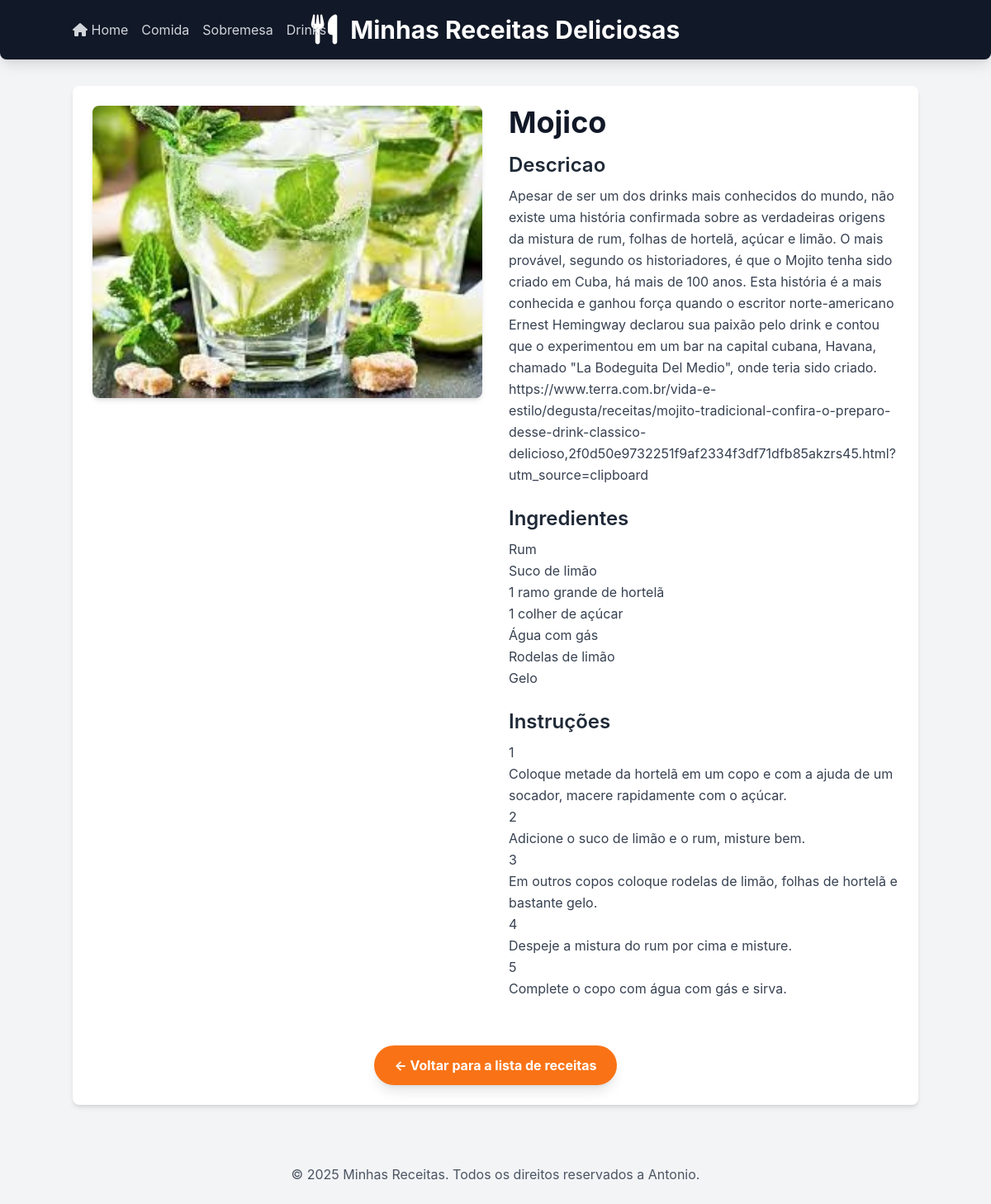
Page /receitas/receita/9/ on the committed database.
### receitas/models.py (models this page shows, shortened)
class Receita(models.Model):
    CATEGORIAS = [
    ('comida', 'Comida'),
    ('sobremesa', 'Sobremesa'),
    ('drink', 'Drink'),
]
    title = models.CharField("Título",max_length=200)
    description = models.TextField("Descrição")
    ingredients = models.TextField("Ingredientes")
    instructions = models.TextField("Mod de Preparo")
    image = models.ImageField("Imagem",upload_to='receitas_images/', blank=True, null=True)
    categoria = models.CharField("Categoria", max_length=20, choices=CATEGORIAS, default='comida')
    created_at = models.DateTimeField(auto_now_add=True)
    updated_at = models.DateTimeField(auto_now=True)
    class Meta:
        verbose_name = "Receita"
        verbose_name_plural = "Receitas"
        ordering = ['-created_at']# ordena as receitas pela data de criação, da mais recente para a mais antiga

### receitas/views.py (the view)
# urls.py: path('receita/<int:id>/', views.receita_detail, name='receita_detail'),
def receita_detail(request, id):
        receita=get_object_or_404(Receita, pk=id)
        return render(request, 'receitas/receita_detail.html', {'receita': receita})

### receitas/templates/receitas/receita_detail.html (shortened to what this page needs)
{%extends 'receitas/base.html' %}
{% block content %}
        <div class="flex flex-col md:flex-row gap-8">
            {% if receita.image %}
            <div class="md:w-1/2">
                <img src="{{ receita.image.url }}" alt="[Imagem de {{ receita.title }}]" class="w-full h-auto object-cover rounded-lg shadow-md">
            </div>
            {% endif %}
            <div class="md:w-1/2">
                <h2 class="text-4xl font-bold text-gray-900 mb-4">{{ receita.title }}</h2>
                <h3 class="text-2xl font-semibold text-gray-800 mb-2">Descricao</h3>
                <p class="text-gray-700 mb-6 leading-relaxed">{{ receita.description }}</p>
                <h3 class="text-2xl font-semibold text-gray-800 mb-2">Ingredientes</h3>
                <p class="text-gray-700 mb-6 leading-relaxed whitespace-pre-wrap">{{ receita.ingredients}}</p>
                <h3 class="text-2xl font-semibold text-gray-800 mb-2">Instruções</h3>
                <p class="text-gray-700 mb-6 leading-relaxed whitespace-pre-wrap">{{ receita.instructions}}</p>
            </div>
        </div>
        <div class="mt-8 text-center">
            <a href="{%url 'home'%}" class="inline-block bg-orange-500 hover:bg-organge-600 text-white font-bold py-3 px-6 rounded-full transition duration-300 ease-in-out shadow-lg">
                &larr; Voltar para a lista de receitas
            </a>
        </div>
        {% endblock %}

### receitas/templates/receitas/base.html (style rules this page uses)
body { font-family: 'Inter', sans-serif; }

### rows in the picture
Receita: image (picture), title "Mojico", description "Apesar de ser um dos drinks mais conhecidos do mundo, não existe uma história confirmada sobre as verdadeiras origens da mistura de rum, folhas de hortelã, açúcar e limão. O mais provável, segundo os historiadores, é que o Mojito tenha sido criado em Cuba, há mais de 100 anos. Esta história é a mais conhecida e ganhou força quando o escritor norte-americano Ernest Hemingway declarou sua paixão pelo drink e contou que o experimentou em um bar na capital cubana, Havana, chamado \"La Bodeguita Del Medio\", onde teria sido criado.…", ingredients "Rum Suco de limão 1 ramo grande de hortelã 1 colher de açúcar Água com gás Rodelas de limão Gelo", instructions "1 Coloque metade da hortelã em um copo e com a ajuda de um socador, macere rapidamente com o açúcar. 2 Adicione o suco de limão e o rum, misture bem. 3 Em outros copos coloque rodelas de limão, folhas de hortelã e bastante gelo. 4 Despeje a mistura do rum por cima e misture. 5 Complete o copo com água com gás e sirva."
